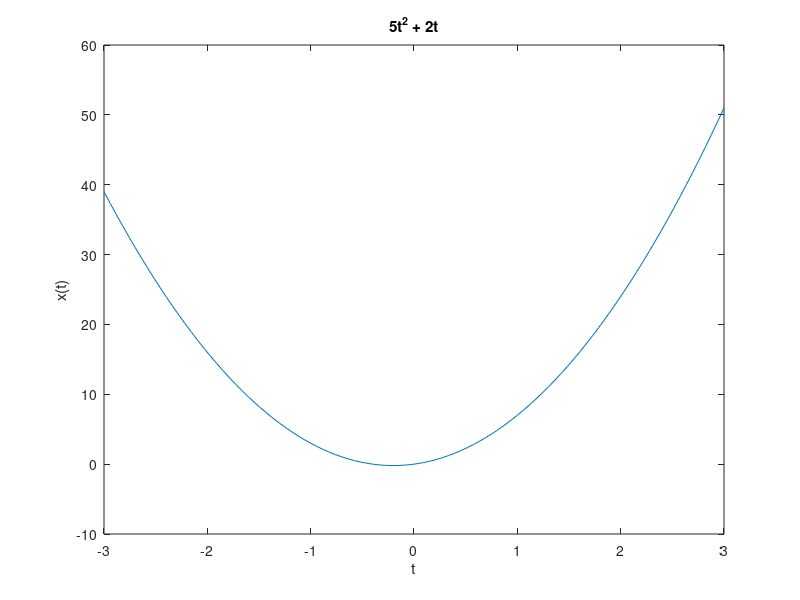
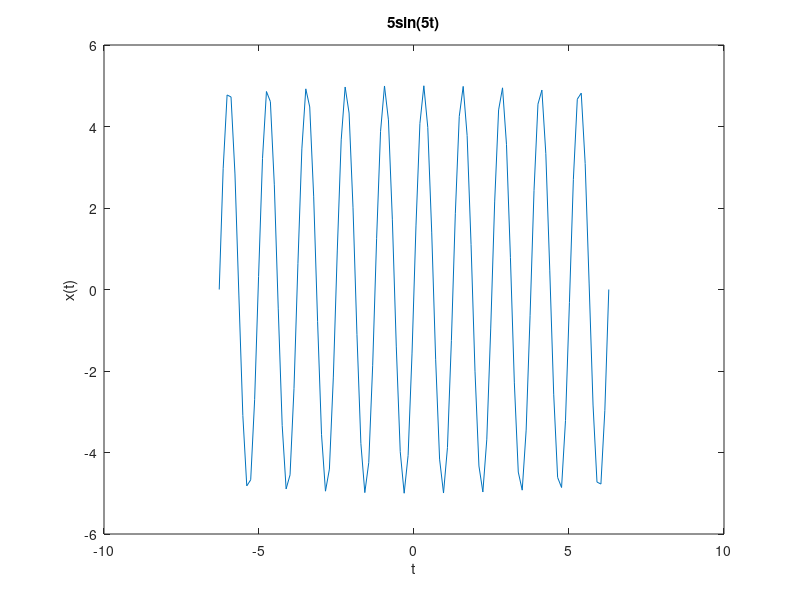

Here is the MATLAB script that generated these plots, in order:
%%% Práctica 1
% 1, a)

figure(1)
t = linspace(-3,3);
x = @(t) 5*(t.^2) + 2*t;
plot(t,x(t))

xlabel('t')
ylabel('x(t)')
title('5t^2 + 2t')

%%% b)

figure(2)
f = input('Frecuencia: ');
a = input('Amplitud: ');
t = linspace(-2*pi, 2*pi);
y = @(t) a*sin(f*t);
plot(t,y(t))

xlabel('t')
ylabel('x(t)')
title([num2str(a),'sin(',num2str(f),'t)'])


